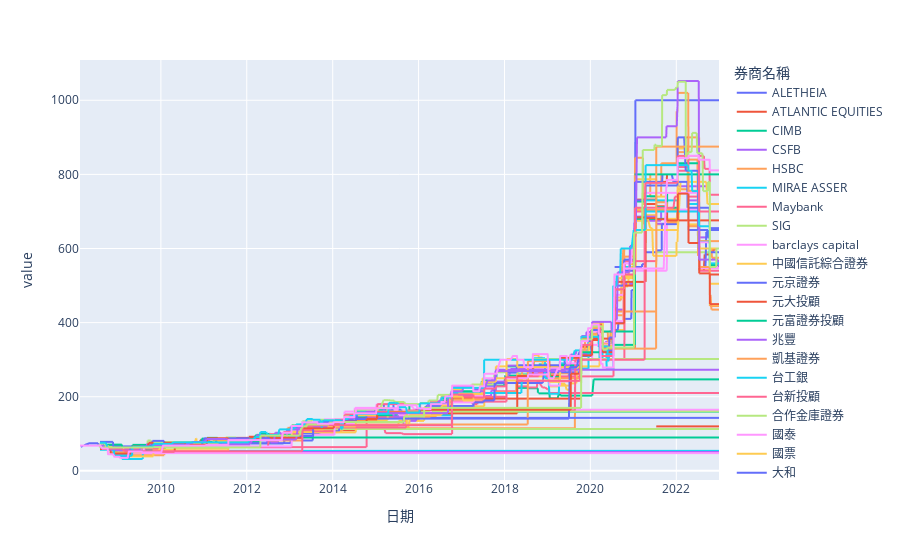

The cell this chart's notebook holds for it:
### Code cell
tsmc.pivot(index="日期",columns="券商名稱",values="目標價").fillna(method="ffill").plot()

### Figure 1 — Plotly figure (JSON) as saved in the notebook; plotly's stock layout.template omitted (floating-point values rounded to 4 significant figures; data arrays with more than 128 entries replaced by an {"elided": "..."} marker saying what was removed)
{"data": [{"hovertemplate": "券商名稱=ALETHEIA<br>日期=%{x}<br>value=%{y}<extra></extra>", "legendgroup": "ALETHEIA", "line": {"color": "#636efa", "dash": "solid"}, "marker": {"symbol": "circle"}, "mode": "lines", "name": "ALETHEIA", "showlegend": true, "type": "scattergl", "x": {"elided": "850 str values"}, "xaxis": "x", "y": {"elided": "850 int values"}, "yaxis": "y"}, {"hovertemplate": "券商名稱=ATLANTIC EQUITIES<br>日期=%{x}<br>value=%{y}<extra></extra>", "legendgroup": "ATLANTIC EQUITIES", "line": {"color": "#EF553B", "dash": "solid"}, "marker": {"symbol": "circle"}, "mode": "lines", "name": "ATLANTIC EQUITIES", "showlegend": true, "type": "scattergl", "x": {"elided": "850 str values"}, "xaxis": "x", "y": {"elided": "850 int values"}, "yaxis": "y"}, {"hovertemplate": "券商名稱=CIMB<br>日期=%{x}<br>value=%{y}<extra></extra>", "legendgroup": "CIMB", "line": {"color": "#00cc96", "dash": "solid"}, "marker": {"symbol": "circle"}, "mode": "lines", "name": "CIMB", "showlegend": true, "type": "scattergl", "x": {"elided": "850 str values"}, "xaxis": "x", "y": {"elided": "850 int values"}, "yaxis": "y"}, {"hovertemplate": "券商名稱=CSFB<br>日期=%{x}<br>value=%{y}<extra></extra>", "legendgroup": "CSFB", "line": {"color": "#ab63fa", "dash": "solid"}, "marker": {"symbol": "circle"}, "mode": "lines", "name": "CSFB", "showlegend": true, "type": "scattergl", "x": {"elided": "850 str values"}, "xaxis": "x", "y": {"elided": "850 int values"}, "yaxis": "y"}, {"hovertemplate": "券商名稱=HSBC<br>日期=%{x}<br>value=%{y}<extra></extra>", "legendgroup": "HSBC", "line": {"color": "#FFA15A", "dash": "solid"}, "marker": {"symbol": "circle"}, "mode": "lines", "name": "HSBC", "showlegend": true, "type": "scattergl", "x": {"elided": "850 str values"}, "xaxis": "x", "y": {"elided": "850 int values"}, "yaxis": "y"}, {"hovertemplate": "券商名稱=MIRAE ASSER<br>日期=%{x}<br>value=%{y}<extra></extra>", "legendgroup": "MIRAE ASSER", "line": {"color": "#19d3f3", "dash": "solid"}, "marker": {"symbol": "circle"}, "mode": "lines", "name": "MIRAE ASSER", "showlegend": true, "type": "scattergl", "x": {"elided": "850 str values"}, "xaxis": "x", "y": {"elided": "850 int values"}, "yaxis": "y"}, {"hovertemplate": "券商名稱=Maybank<br>日期=%{x}<br>value=%{y}<extra></extra>", "legendgroup": "Maybank", "line": {"color": "#FF6692", "dash": "solid"}, "marker": {"symbol": "circle"}, "mode": "lines", "name": "Maybank", "showlegend": true, "type": "scattergl", "x": {"elided": "850 str values"}, "xaxis": "x", "y": {"elided": "850 int values"}, "yaxis": "y"}, {"hovertemplate": "券商名稱=SIG<br>日期=%{x}<br>value=%{y}<extra></extra>", "legendgroup": "SIG", "line": {"color": "#B6E880", "dash": "solid"}, "marker": {"symbol": "circle"}, "mode": "lines", "name": "SIG", "showlegend": true, "type": "scattergl", "x": {"elided": "850 str values"}, "xaxis": "x", "y": {"elided": "850 int values"}, "yaxis": "y"}, {"hovertemplate": "券商名稱=barclays capital<br>日期=%{x}<br>value=%{y}<extra></extra>", "legendgroup": "barclays capital", "line": {"color": "#FF97FF", "dash": "solid"}, "marker": {"symbol": "circle"}, "mode": "lines", "name": "barclays capital", "showlegend": true, "type": "scattergl", "x": {"elided": "850 str values"}, "xaxis": "x", "y": {"elided": "850 int values"}, "yaxis": "y"}, {"hovertemplate": "券商名稱=中國信託綜合證券<br>日期=%{x}<br>value=%{y}<extra></extra>", "legendgroup": "中國信託綜合證券", "line": {"color": "#FECB52", "dash": "solid"}, "marker": {"symbol": "circle"}, "mode": "lines", "name": "中國信託綜合證券", "showlegend": true, "type": "scattergl", "x": {"elided": "850 str values"}, "xaxis": "x", "y": {"elided": "850 int values"}, "yaxis": "y"}, {"hovertemplate": "券商名稱=元京證券<br>日期=%{x}<br>value=%{y}<extra></extra>", "legendgroup": "元京證券", "line": {"color": "#636efa", "dash": "solid"}, "marker": {"symbol": "circle"}, "mode": "lines", "name": "元京證券", "showlegend": true, "type": "scattergl", "x": {"elided": "850 str values"}, "xaxis": "x", "y": {"elided": "850 float values"}, "yaxis": "y"}, {"hovertemplate": "券商名稱=元大投顧<br>日期=%{x}<br>value=%{y}<extra></extra>", "legendgroup": "元大投顧", "line": {"color": "#EF553B", "dash": "solid"}, "marker": {"symbol": "circle"}, "mode": "lines", "name": "元大投顧", "showlegend": true, "type": "scattergl", "x": {"elided": "850 str values"}, "xaxis": "x", "y": {"elided": "850 int values"}, "yaxis": "y"}, {"hovertemplate": "券商名稱=元富證券投顧<br>日期=%{x}<br>value=%{y}<extra></extra>", "legendgroup": "元富證券投顧", "line": {"color": "#00cc96", "dash": "solid"}, "marker": {"symbol": "circle"}, "mode": "lines", "name": "元富證券投顧", "showlegend": true, "type": "scattergl", "x": {"elided": "850 str values"}, "xaxis": "x", "y": {"elided": "850 int values"}, "yaxis": "y"}, {"hovertemplate": "券商名稱=兆豐<br>日期=%{x}<br>value=%{y}<extra></extra>", "legendgroup": "兆豐", "line": {"color": "#ab63fa", "dash": "solid"}, "marker": {"symbol": "circle"}, "mode": "lines", "name": "兆豐", "showlegend": true, "type": "scattergl", "x": {"elided": "850 str values"}, "xaxis": "x", "y": {"elided": "850 float values"}, "yaxis": "y"}, {"hovertemplate": "券商名稱=凱基證券<br>日期=%{x}<br>value=%{y}<extra></extra>", "legendgroup": "凱基證券", "line": {"color": "#FFA15A", "dash": "solid"}, "marker": {"symbol": "circle"}, "mode": "lines", "name": "凱基證券", "showlegend": true, "type": "scattergl", "x": {"elided": "850 str values"}, "xaxis": "x", "y": {"elided": "850 float values"}, "yaxis": "y"}, {"hovertemplate": "券商名稱=台工銀<br>日期=%{x}<br>value=%{y}<extra></extra>", "legendgroup": "台工銀", "line": {"color": "#19d3f3", "dash": "solid"}, "marker": {"symbol": "circle"}, "mode": "lines", "name": "台工銀", "showlegend": true, "type": "scattergl", "x": {"elided": "850 str values"}, "xaxis": "x", "y": {"elided": "850 float values"}, "yaxis": "y"}, {"hovertemplate": "券商名稱=台新投顧<br>日期=%{x}<br>value=%{y}<extra></extra>", "legendgroup": "台新投顧", "line": {"color": "#FF6692", "dash": "solid"}, "marker": {"symbol": "circle"}, "mode": "lines", "name": "台新投顧", "showlegend": true, "type": "scattergl", "x": {"elided": "850 str values"}, "xaxis": "x", "y": {"elided": "850 int values"}, "yaxis": "y"}, {"hovertemplate": "券商名稱=合作金庫證券<br>日期=%{x}<br>value=%{y}<extra></extra>", "legendgroup": "合作金庫證券", "line": {"color": "#B6E880", "dash": "solid"}, "marker": {"symbol": "circle"}, "mode": "lines", "name": "合作金庫證券", "showlegend": true, "type": "scattergl", "x": {"elided": "850 str values"}, "xaxis": "x", "y": {"elided": "850 int values"}, "yaxis": "y"}, {"hovertemplate": "券商名稱=國泰<br>日期=%{x}<br>value=%{y}<extra></extra>", "legendgroup": "國泰", "line": {"color": "#FF97FF", "dash": "solid"}, "marker": {"symbol": "circle"}, "mode": "lines", "name": "國泰", "showlegend": true, "type": "scattergl", "x": {"elided": "850 str values"}, "xaxis": "x", "y": {"elided": "850 float values"}, "yaxis": "y"}, {"hovertemplate": "券商名稱=國票<br>日期=%{x}<br>value=%{y}<extra></extra>", "legendgroup": "國票", "line": {"color": "#FECB52", "dash": "solid"}, "marker": {"symbol": "circle"}, "mode": "lines", "name": "國票", "showlegend": true, "type": "scattergl", "x": {"elided": "850 str values"}, "xaxis": "x", "y": {"elided": "850 int values"}, "yaxis": "y"}, {"hovertemplate": "券商名稱=大和<br>日期=%{x}<br>value=%{y}<extra></extra>", "legendgroup": "大和", "line": {"color": "#636efa", "dash": "solid"}, "marker": {"symbol": "circle"}, "mode": "lines", "name": "大和", "showlegend": true, "type": "scattergl", "x": {"elided": "850 str values"}, "xaxis": "x", "y": {"elided": "850 float values"}, "yaxis": "y"}, {"hovertemplate": "券商名稱=大展投顧<br>日期=%{x}<br>value=%{y}<extra></extra>", "legendgroup": "大展投顧", "line": {"color": "#EF553B", "dash": "solid"}, "marker": {"symbol": "circle"}, "mode": "lines", "name": "大展投顧", "showlegend": true, "type": "scattergl", "x": {"elided": "850 str values"}, "xaxis": "x", "y": {"elided": "850 int values"}, "yaxis": "y"}, {"hovertemplate": "券商名稱=大華證券<br>日期=%{x}<br>value=%{y}<extra></extra>", "legendgroup": "大華證券", "line": {"color": "#00cc96", "dash": "solid"}, "marker": {"symbol": "circle"}, "mode": "lines", "name": "大華證券", "showlegend": true, "type": "scattergl", "x": {"elided": "850 str values"}, "xaxis": "x", "y": {"elided": "850 int values"}, "yaxis": "y"}, {"hovertemplate": "券商名稱=奔亞投顧<br>日期=%{x}<br>value=%{y}<extra></extra>", "legendgroup": "奔亞投顧", "line": {"color": "#ab63fa", "dash": "solid"}, "marker": {"symbol": "circle"}, "mode": "lines", "name": "奔亞投顧", "showlegend": true, "type": "scattergl", "x": {"elided": "850 str values"}, "xaxis": "x", "y": {"elided": "850 float values"}, "yaxis": "y"}, {"hovertemplate": "券商名稱=宏遠證券<br>日期=%{x}<br>value=%{y}<extra></extra>", "legendgroup": "宏遠證券", "line": {"color": "#FFA15A", "dash": "solid"}, "marker": {"symbol": "circle"}, "mode": "lines", "name": "宏遠證券", "showlegend": true, "type": "scattergl", "x": {"elided": "850 str values"}, "xaxis": "x", "y": {"elided": "850 int values"}, "yaxis": "y"}, {"hovertemplate": "券商名稱=富邦證券<br>日期=%{x}<br>value=%{y}<extra></extra>", "legendgroup": "富邦證券", "line": {"color": "#19d3f3", "dash": "solid"}, "marker": {"symbol": "circle"}, "mode": "lines", "name": "富邦證券", "showlegend": true, "type": "scattergl", "x": {"elided": "850 str values"}, "xaxis": "x", "y": {"elided": "850 int values"}, "yaxis": "y"}, {"hovertemplate": "券商名稱=康和證券<br>日期=%{x}<br>value=%{y}<extra></extra>", "legendgroup": "康和證券", "line": {"color": "#FF6692", "dash": "solid"}, "marker": {"symbol": "circle"}, "mode": "lines", "name": "康和證券", "showlegend": true, "type": "scattergl", "x": {"elided": "850 str values"}, "xaxis": "x", "y": {"elided": "850 int values"}, "yaxis": "y"}, {"hovertemplate": "券商名稱=德意志證券<br>日期=%{x}<br>value=%{y}<extra></extra>", "legendgroup": "德意志證券", "line": {"color": "#B6E880", "dash": "solid"}, "marker": {"symbol": "circle"}, "mode": "lines", "name": "德意志證券", "showlegend": true, "type": "scattergl", "x": {"elided": "850 str values"}, "xaxis": "x", "y": {"elided": "850 int values"}, "yaxis": "y"}, {"hovertemplate": "券商名稱=德意志銀行<br>日期=%{x}<br>value=%{y}<extra></extra>", "legendgroup": "德意志銀行", "line": {"color": "#FF97FF", "dash": "solid"}, "marker": {"symbol": "circle"}, "mode": "lines", "name": "德意志銀行", "showlegend": true, "type": "scattergl", "x": {"elided": "850 str values"}, "xaxis": "x", "y": {"elided": "850 int values"}, "yaxis": "y"}, {"hovertemplate": "券商名稱=摩根士丹利證券<br>日期=%{x}<br>value=%{y}<extra></extra>", "legendgroup": "摩根士丹利證券", "line": {"color": "#FECB52", "dash": "solid"}, "marker": {"symbol": "circle"}, "mode": "lines", "name": "摩根士丹利證券", "showlegend": true, "type": "scattergl", "x": {"elided": "850 str values"}, "xaxis": "x", "y": {"elided": "850 float values"}, "yaxis": "y"}, {"hovertemplate": "券商名稱=摩根大通證券<br>日期=%{x}<br>value=%{y}<extra></extra>", "legendgroup": "摩根大通證券", "line": {"color": "#636efa", "dash": "solid"}, "marker": {"symbol": "circle"}, "mode": "lines", "name": "摩根大通證券", "showlegend": true, "type": "scattergl", "x": {"elided": "850 str values"}, "xaxis": "x", "y": {"elided": "850 int values"}, "yaxis": "y"}, {"hovertemplate": "券商名稱=日盛證券<br>日期=%{x}<br>value=%{y}<extra></extra>", "legendgroup": "日盛證券", "line": {"color": "#EF553B", "dash": "solid"}, "marker": {"symbol": "circle"}, "mode": "lines", "name": "日盛證券", "showlegend": true, "type": "scattergl", "x": {"elided": "850 str values"}, "xaxis": "x", "y": {"elided": "850 float values"}, "yaxis": "y"}, {"hovertemplate": "券商名稱=永豐金<br>日期=%{x}<br>value=%{y}<extra></extra>", "legendgroup": "永豐金", "line": {"color": "#00cc96", "dash": "solid"}, "marker": {"symbol": "circle"}, "mode": "lines", "name": "永豐金", "showlegend": true, "type": "scattergl", "x": {"elided": "850 str values"}, "xaxis": "x", "y": {"elided": "850 int values"}, "yaxis": "y"}, {"hovertemplate": "券商名稱=法銀巴黎<br>日期=%{x}<br>value=%{y}<extra></extra>", "legendgroup": "法銀巴黎", "line": {"color": "#ab63fa", "dash": "solid"}, "marker": {"symbol": "circle"}, "mode": "lines", "name": "法銀巴黎", "showlegend": true, "type": "scattergl", "x": {"elided": "850 str values"}, "xaxis": "x", "y": {"elided": "850 int values"}, "yaxis": "y"}, {"hovertemplate": "券商名稱=玉山證券<br>日期=%{x}<br>value=%{y}<extra></extra>", "legendgroup": "玉山證券", "line": {"color": "#FFA15A", "dash": "solid"}, "marker": {"symbol": "circle"}, "mode": "lines", "name": "玉山證券", "showlegend": true, "type": "scattergl", "x": {"elided": "850 str values"}, "xaxis": "x", "y": {"elided": "850 int values"}, "yaxis": "y"}, {"hovertemplate": "券商名稱=瑞穗證券<br>日期=%{x}<br>value=%{y}<extra></extra>", "legendgroup": "瑞穗證券", "line": {"color": "#19d3f3", "dash": "solid"}, "marker": {"symbol": "circle"}, "mode": "lines", "name": "瑞穗證券", "showlegend": true, "type": "scattergl", "x": {"elided": "850 str values"}, "xaxis": "x", "y": {"elided": "850 int values"}, "yaxis": "y"}, {"hovertemplate": "券商名稱=瑞銀證券<br>日期=%{x}<br>value=%{y}<extra></extra>", "legendgroup": "瑞銀證券", "line": {"color": "#FF6692", "dash": "solid"}, "marker": {"symbol": "circle"}, "mode": "lines", "name": "瑞銀證券", "showlegend": true, "type": "scattergl", "x": {"elided": "850 str values"}, "xaxis": "x", "y": {"elided": "850 float values"}, "yaxis": "y"}, {"hovertemplate": "券商名稱=福邦投顧<br>日期=%{x}<br>value=%{y}<extra></extra>", "legendgroup": "福邦投顧", "line": {"color": "#B6E880", "dash": "solid"}, "marker": {"symbol": "circle"}, "mode": "lines", "name": "福邦投顧", "showlegend": true, "type": "scattergl", "x": {"elided": "850 str values"}, "xaxis": "x", "y": {"elided": "850 int values"}, "yaxis": "y"}, {"hovertemplate": "券商名稱=第一金證券<br>日期=%{x}<br>value=%{y}<extra></extra>", "legendgroup": "第一金證券", "line": {"color": "#FF97FF", "dash": "solid"}, "marker": {"symbol": "circle"}, "mode": "lines", "name": "第一金證券", "showlegend": true, "type": "scattergl", "x": {"elided": "850 str values"}, "xaxis": "x", "y": {"elided": "850 int values"}, "yaxis": "y"}, {"hovertemplate": "券商名稱=統一證券<br>日期=%{x}<br>value=%{y}<extra></extra>", "legendgroup": "統一證券", "line": {"color": "#FECB52", "dash": "solid"}, "marker": {"symbol": "circle"}, "mode": "lines", "name": "統一證券", "showlegend": true, "type": "scattergl", "x": {"elided": "850 str values"}, "xaxis": "x", "y": {"elided": "850 int values"}, "yaxis": "y"}, {"hovertemplate": "券商名稱=美林證券<br>日期=%{x}<br>value=%{y}<extra></extra>", "legendgroup": "美林證券", "line": {"color": "#636efa", "dash": "solid"}, "marker": {"symbol": "circle"}, "mode": "lines", "name": "美林證券", "showlegend": true, "type": "scattergl", "x": {"elided": "850 str values"}, "xaxis": "x", "y": {"elided": "850 float values"}, "yaxis": "y"}, {"hovertemplate": "券商名稱=群益證券<br>日期=%{x}<br>value=%{y}<extra></extra>", "legendgroup": "群益證券", "line": {"color": "#EF553B", "dash": "solid"}, "marker": {"symbol": "circle"}, "mode": "lines", "name": "群益證券", "showlegend": true, "type": "scattergl", "x": {"elided": "850 str values"}, "xaxis": "x", "y": {"elided": "850 float values"}, "yaxis": "y"}, {"hovertemplate": "券商名稱=聯博<br>日期=%{x}<br>value=%{y}<extra></extra>", "legendgroup": "聯博", "line": {"color": "#00cc96", "dash": "solid"}, "marker": {"symbol": "circle"}, "mode": "lines", "name": "聯博", "showlegend": true, "type": "scattergl", "x": {"elided": "850 str values"}, "xaxis": "x", "y": {"elided": "850 int values"}, "yaxis": "y"}, {"hovertemplate": "券商名稱=花旗美邦證券<br>日期=%{x}<br>value=%{y}<extra></extra>", "legendgroup": "花旗美邦證券", "line": {"color": "#ab63fa", "dash": "solid"}, "marker": {"symbol": "circle"}, "mode": "lines", "name": "花旗美邦證券", "showlegend": true, "type": "scattergl", "x": {"elided": "850 str values"}, "xaxis": "x", "y": {"elided": "850 float values"}, "yaxis": "y"}, {"hovertemplate": "券商名稱=華興資本<br>日期=%{x}<br>value=%{y}<extra></extra>", "legendgroup": "華興資本", "line": {"color": "#FFA15A", "dash": "solid"}, "marker": {"symbol": "circle"}, "mode": "lines", "name": "華興資本", "showlegend": true, "type": "scattergl", "x": {"elided": "850 str values"}, "xaxis": "x", "y": {"elided": "850 int values"}, "yaxis": "y"}, {"hovertemplate": "券商名稱=里昂證券<br>日期=%{x}<br>value=%{y}<extra></extra>", "legendgroup": "里昂證券", "line": {"color": "#19d3f3", "dash": "solid"}, "marker": {"symbol": "circle"}, "mode": "lines", "name": "里昂證券", "showlegend": true, "type": "scattergl", "x": {"elided": "850 str values"}, "xaxis": "x", "y": {"elided": "850 float values"}, "yaxis": "y"}, {"hovertemplate": "券商名稱=野村證券<br>日期=%{x}<br>value=%{y}<extra></extra>", "legendgroup": "野村證券", "line": {"color": "#FF6692", "dash": "solid"}, "marker": {"symbol": "circle"}, "mode": "lines", "name": "野村證券", "showlegend": true, "type": "scattergl", "x": {"elided": "850 str values"}, "xaxis": "x", "y": {"elided": "850 int values"}, "yaxis": "y"}, {"hovertemplate": "券商名稱=高盛證券<br>日期=%{x}<br>value=%{y}<extra></extra>", "legendgroup": "高盛證券", "line": {"color": "#B6E880", "dash": "solid"}, "marker": {"symbol": "circle"}, "mode": "lines", "name": "高盛證券", "showlegend": true, "type": "scattergl", "x": {"elided": "850 str values"}, "xaxis": "x", "y": {"elided": "850 int values"}, "yaxis": "y"}, {"hovertemplate": "券商名稱=麥格理證券<br>日期=%{x}<br>value=%{y}<extra></extra>", "legendgroup": "麥格理證券", "line": {"color": "#FF97FF", "dash": "solid"}, "marker": {"symbol": "circle"}, "mode": "lines", "name": "麥格理證券", "showlegend": true, "type": "scattergl", "x": {"elided": "850 str values"}, "xaxis": "x", "y": {"elided": "850 float values"}, "yaxis": "y"}], "layout": {"legend": {"title": {"text": "券商名稱"}, "tracegroupgap": 0}, "margin": {"t": 60}, "xaxis": {"anchor": "y", "domain": [0, 1], "title": {"text": "日期"}}, "yaxis": {"anchor": "x", "domain": [0, 1], "title": {"text": "value"}}}}
